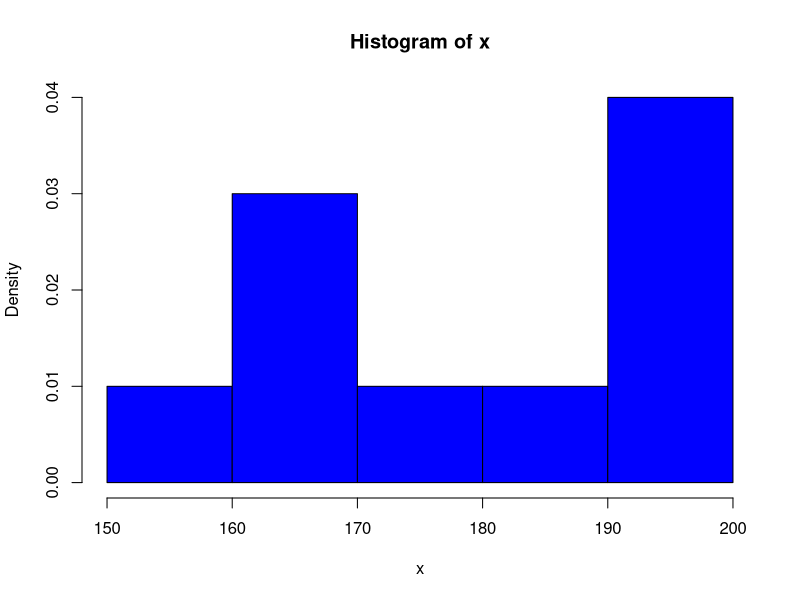
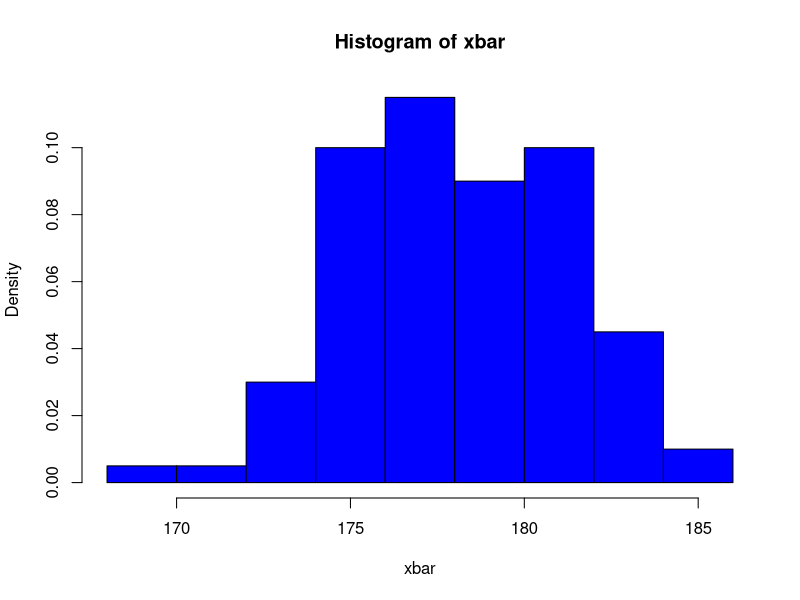
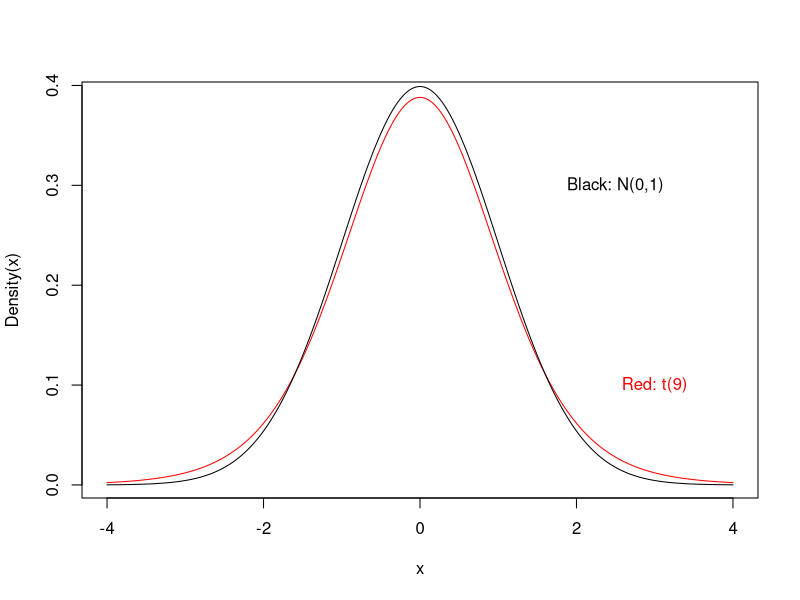
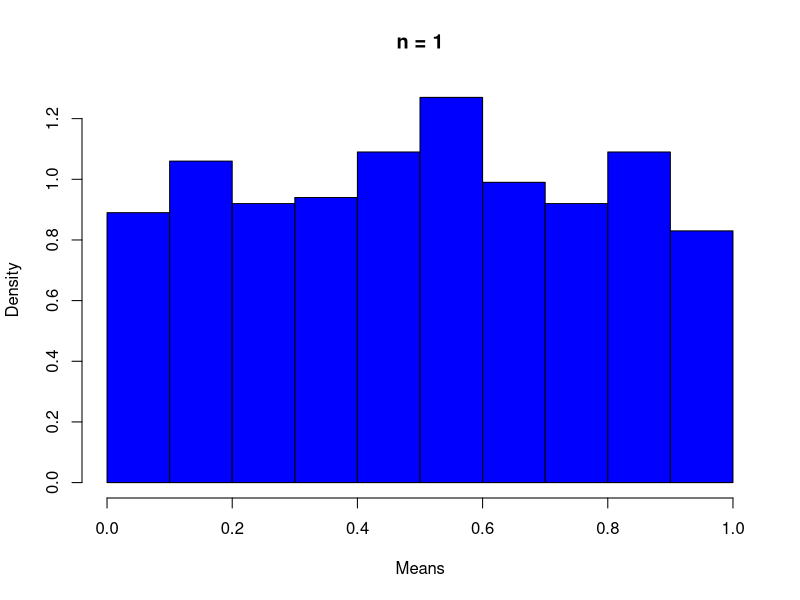
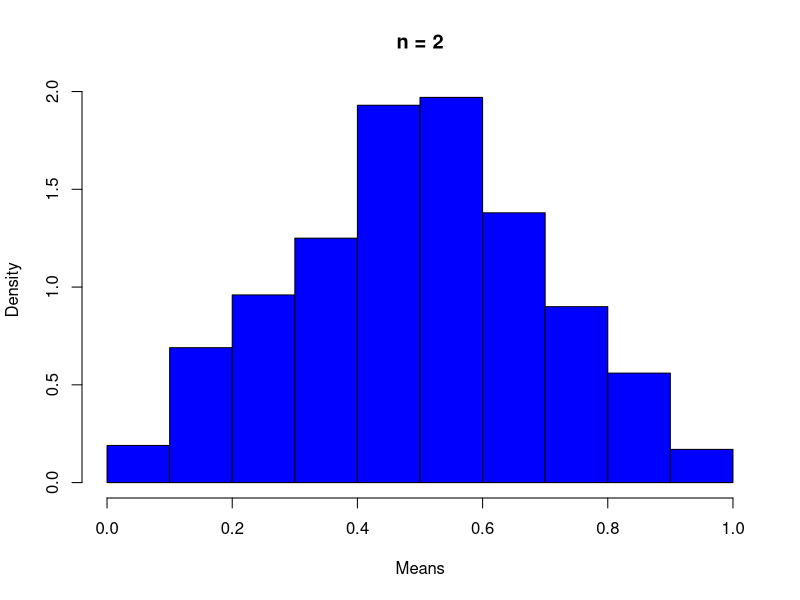
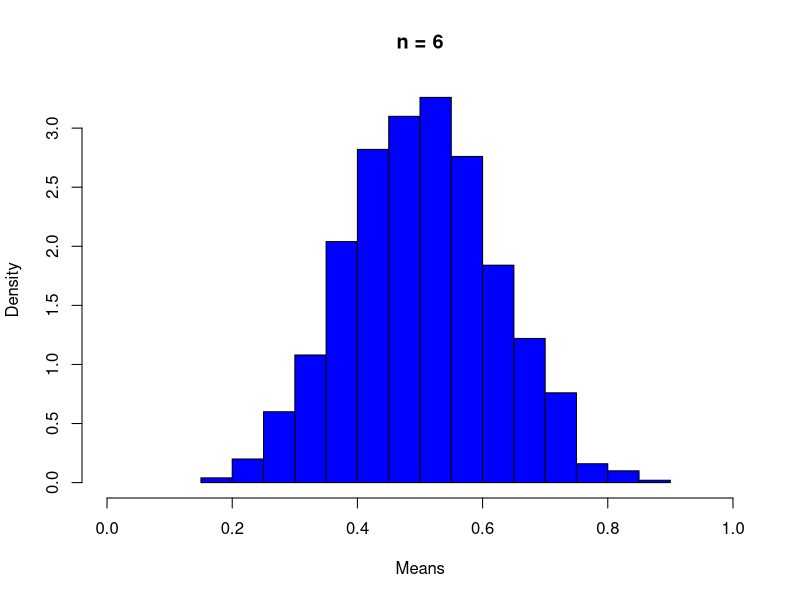
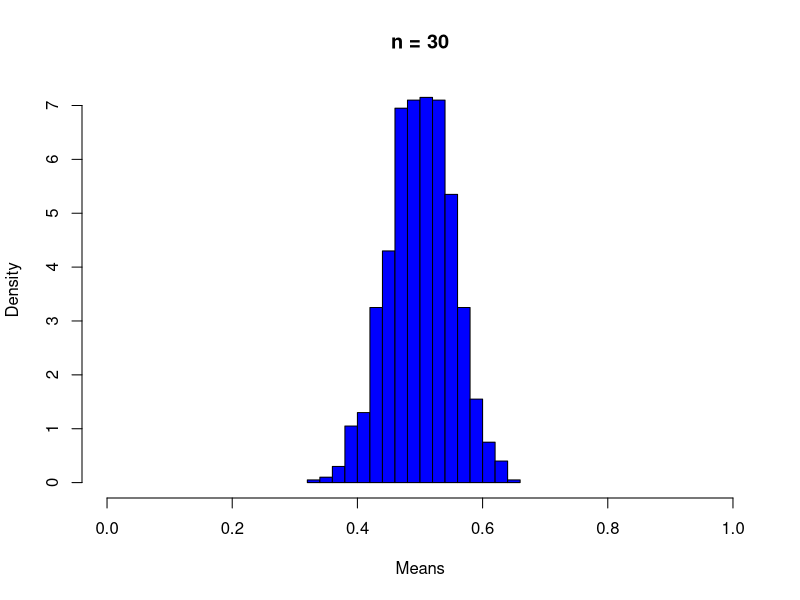

The R source for these figures, in order:
#################################################################
### Simulation study: (Empirical) distribution of sample mean ###
#################################################################

# 'True' mean and standard deviation
mu <- 178
sigma <- 12

# Sample size
n <- 10

# Simulate normal distributed X_i for n = 10
x <- rnorm(n = n, mean = mu, sd = sigma)
x

# Empirical density
hist(x, prob = TRUE, col = 'blue')

# Compute sample mean
mean(x)

# Repeat the simulated sampling many times (100 samples)
mat <- replicate(100, rnorm(n = n, mean = mu, sd = sigma))

# Compute the sample mean for each sample; 
# mat is a matrix, where 1 indicates rows and 2 indications columns
# mean is the function to be applied
# 2 is used because each column in the matrix is the output from one run of the function, i.e. mean

xbar <- apply(mat, 2, mean)
xbar

# See the distribution of the sample means
hist(xbar, prob = TRUE, col = 'blue')

# Empirical mean and variance of sample means
mean(xbar)
var(xbar)

#####################################################################
### Density function for t-distribution with 9 degrees of freedom ###
### plotted together with that of a standard normal distribution  ###
#####################################################################

x <- seq(-4, 4, by = 0.01)
plot(x, dt(x, df = 9), type = "l", col = "red", ylab = "Density(x)")
# "p" for points, "l" for lines, "b" for both points and lines, "c" 
# for empty points joined by lines, "o" for overplotted points and lines, 
# "s" and "S" for stair steps and "h" for histogram-like vertical lines. 
# Finally, "n" does not produce any points or lines#
lines(x, dnorm(x), type = "l")
text(2.5, 0.3,"Black: N(0,1)")
text(3, 0.1,"Red: t(9)", col = "red")

#############################################################
### Example: Heights                                      ###
### Computing a 99% CI for mu using the 't.test' function ###
#############################################################

# Data
x <- c(168, 161, 167, 179, 184, 166, 198, 187, 191, 179)

# 99% CI for mu
t.test(x, conf.level = 0.99)

################################################################################
### CLT Example: Mean of independent and U(0,1)-distributed random variables ###
################################################################################

n <- 1 # Sample size
k <- 1000 # No. of samples (i.e. no. of means to be computed)

# Simulations from U(0,1)-distribution (k = 1000 samples, each of size n = 1)
u <- matrix(runif(k*n), ncol = n)

# Empirical density of means
hist(apply(u, 1, mean), col = "blue", main = "n = 1", xlab = "Means", prob = TRUE)

n <- 2 # Sample size
k <- 1000 # No. of samples (i.e. no. of means to be computed)

# Simulations from U(0,1)-distribution (k = 1000 samples, each of size n = 2)
u <- matrix(runif(k*n), ncol = n)

# Empirical density of means
hist(apply(u, 1, mean), col = "blue", main = "n = 2", xlab = "Means", xlim = c(0,1), prob = TRUE)

n <- 6 # Sample size
k <- 1000 # No. of samples (i.e. no. of means to be computed)

# Simulations from U(0,1)-distribution (k = 1000 samples, each of size n = 6)
u <- matrix(runif(k*n), ncol = n)

# Empirical density of means
hist(apply(u, 1, mean), col = "blue", main = "n = 6", xlab = "Means", xlim = c(0,1), prob = TRUE)

n <- 30 # Sample size
k <- 1000 # No. of samples (i.e. no. of means to be computed)

# Simulations from U(0,1)-distribution (k = 1000 samples, each of size n = 30)
u <- matrix(runif(k*n), ncol = n)

# Empirical density of means
hist(apply(u, 1, mean), col = "blue", main = "n = 30", xlab = "Means", xlim = c(0,1), prob = TRUE)
